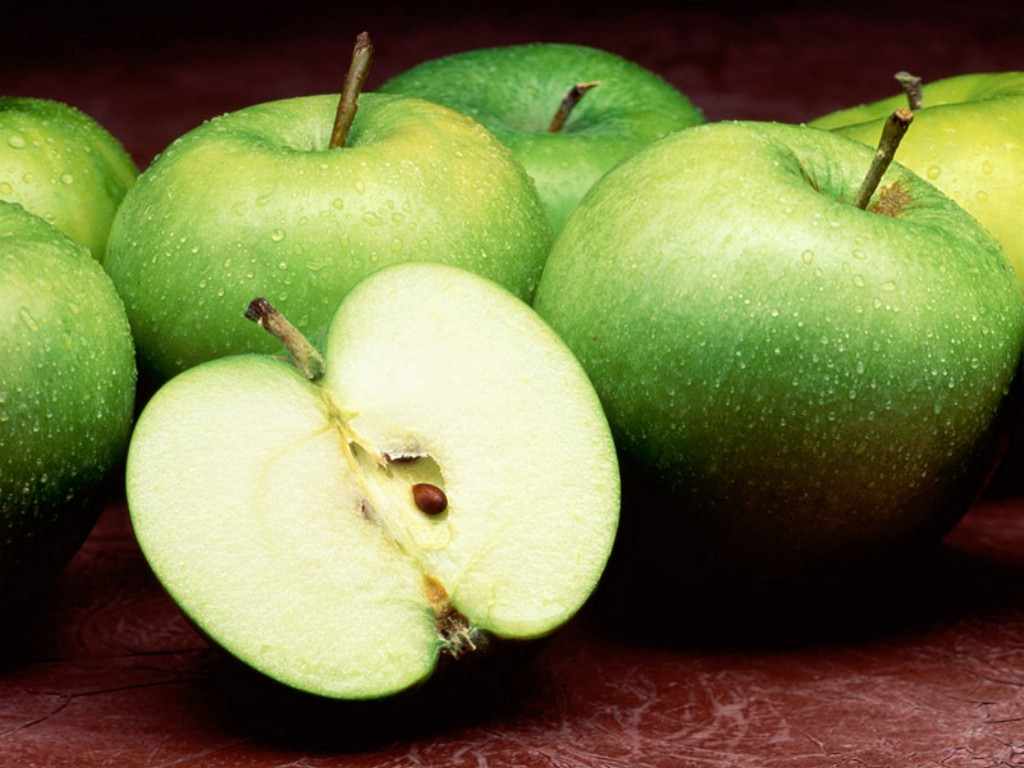
#> input picture apples3.jpg, 1024 x 768 px
$ python ciricitra.py
#> lines starting #> are read from the running program, lines starting #| are printed output that depends on the picture; after the words box and inside, x2 and y2 are one past the last pixel; in counts of white or black regions, pixels touching at a corner belong together
import cv2
import numpy as np
import math
from skimage.measure import regionprops
from skimage.measure import shannon_entropy
from scipy.stats import variation
import matplotlib.pyplot as plt

# --- KONFIGURASI FILE INPUT ---
# ❗ GANTI DENGAN NAMA FILE CITRA WARNA ANDA (e.g., apel.jpg) ❗
FILENAME = 'apples3.jpg'

# RENTANG HSV UNTUK SEGMENTASI WARNA HIJAU (sesuaikan jika objek Anda berwarna lain)
# Hue (0-179), Saturation (0-255), Value (0-255)
lower_green = np.array([30, 40, 40])
upper_green = np.array([90, 255, 255])

def ekstraksi_ciri_all_in_one(filename):

    # 1. MEMBACA & SEGMENTASI CITRA (Mendapatkan Objek Biner)
#> called with filename = 'apples3.jpg'
    img_bgr = cv2.imread(filename)
#> img_bgr is the input picture: shape (768, 1024, 3); mean B, G, R 71.2, 119.8, 117
    if img_bgr is None:
        print(f"❌ ERROR: Tidak dapat memuat file '{filename}'. Pastikan file ada.")
        return

    img_rgb = cv2.cvtColor(img_bgr, cv2.COLOR_BGR2RGB)
    img_hsv = cv2.cvtColor(img_bgr, cv2.COLOR_BGR2HSV)
#> img_hsv: shape (768, 1024, 3); mean H, S, V 49.8, 152.9, 130.9
    img_gray = cv2.cvtColor(img_bgr, cv2.COLOR_BGR2GRAY)

    # Masking berdasarkan rentang warna HSV
    mask = cv2.inRange(img_hsv, lower_green, upper_green)
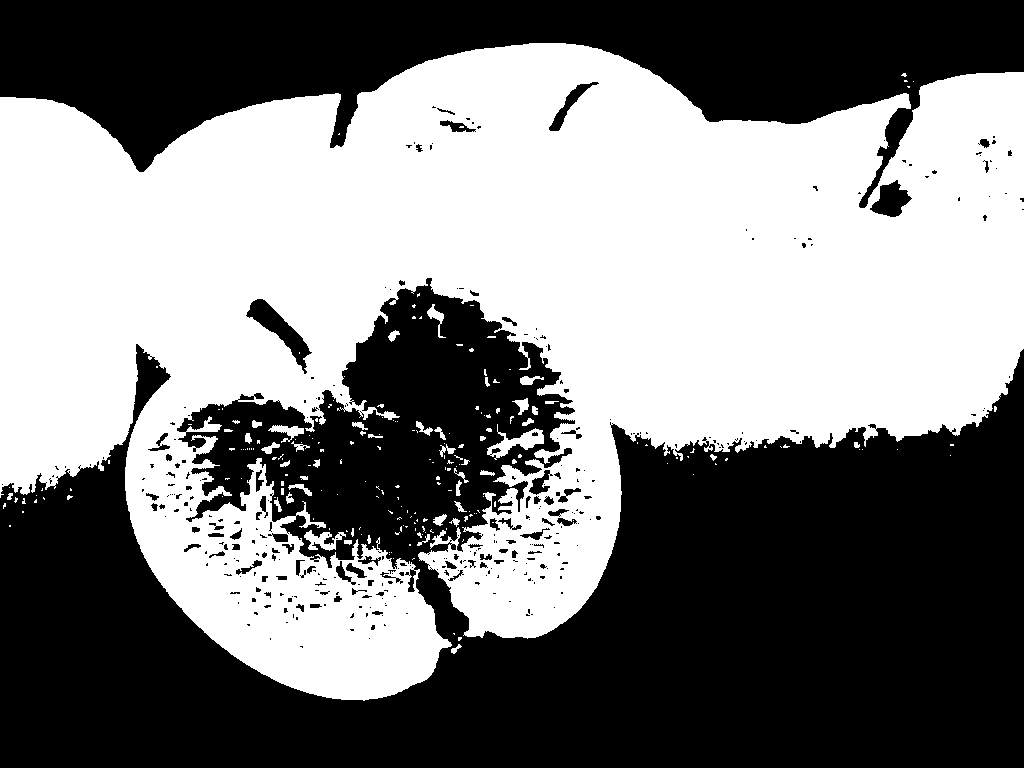
#> mask: shape (768, 1024); 49.5% white; 218 white regions (172 under 20 px), largest, box (x1, y1, x2, y2) and area: (0, 43, 1024, 701) 384365, (487, 424, 544, 460) 702, (304, 530, 346, 551) 411

    # Operasi morfologi untuk membersihkan noise
    kernel = np.ones((5,5), np.uint8)
    mask = cv2.morphologyEx(mask, cv2.MORPH_OPEN, kernel)
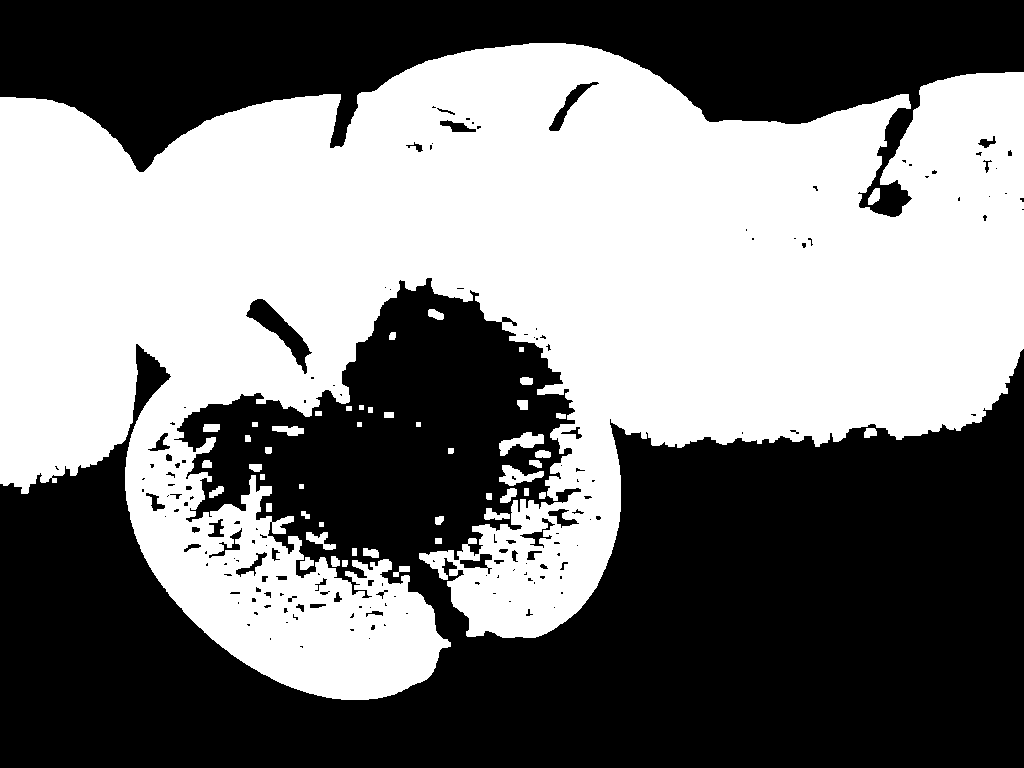
#> mask: shape (768, 1024); 48.4% white; 48 white regions

    # Cari Kontur Objek
    contours, _ = cv2.findContours(mask, cv2.RETR_EXTERNAL, cv2.CHAIN_APPROX_NONE)
#> contours = 48 contours, 6 with area under 20; largest, box (x1, y1, x2, y2) and area: (0, 43, 1024, 700) 379102, (499, 432, 544, 456) 442, (499, 465, 544, 486) 414, (306, 532, 336, 550) 206, (272, 426, 304, 436) 183

    if not contours:
        print("❌ ERROR: Tidak ditemukan objek (kontur) dalam rentang warna yang ditentukan.")
        return

    # Ambil kontur terbesar dan buat masker biner final
    main_contour = max(contours, key=cv2.contourArea)
#> main_contour = contour of 6741 points, box (x1, y1, x2, y2) (0, 43, 1024, 700), area 379102
    mask_final = np.zeros_like(mask)
    cv2.drawContours(mask_final, [main_contour], -1, 255, cv2.FILLED)
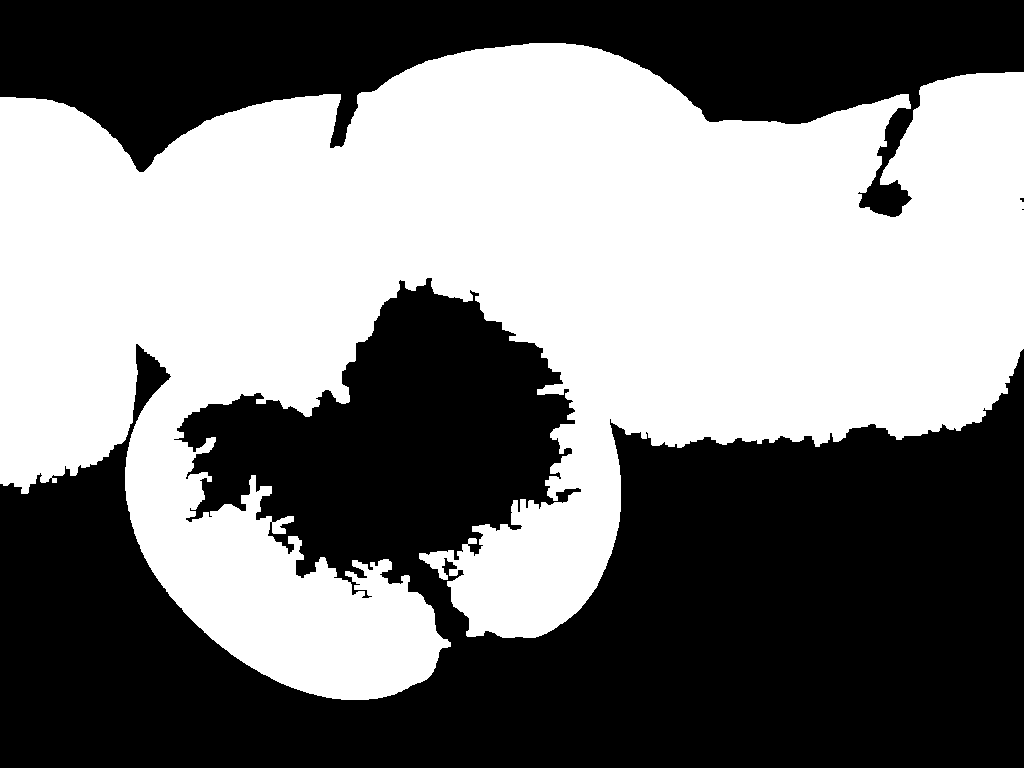
#> mask_final: shape (768, 1024); 48.6% white; 1 white region, box (x1, y1, x2, y2) and area: (0, 43, 1024, 700) 382473

    # =========================================================================
    # A. EKSTRAKSI CIRI UKURAN (Luas & Keliling) [cite: 12]
    # =========================================================================
    Area = cv2.contourArea(main_contour) # Luas (jumlah piksel) [cite: 13]
#> Area = 379101.5
    Perimeter = cv2.arcLength(main_contour, True) # Keliling (jumlah piksel) [cite: 13]
#> Perimeter = 7418.2

    # =========================================================================
    # B. EKSTRAKSI CIRI BENTUK (Eccentricity & Metric) [cite: 5]
    # =========================================================================

    labeled_img = (mask_final > 0).astype(int)
#> labeled_img: shape (768, 1024) int64; values 0 (black) and 1 (white), 48.6% white; 1 white region
    regions = regionprops(labeled_img)
#> regions = 1 regions; box (x1, y1, x2, y2) and area: (0, 43, 1024, 700) 382473

    if regions:
        # Eccentricity (0=bulat, 1=memanjang) [cite: 8]
        Eccentricity = regions[0].eccentricity
#> Eccentricity = 0.859
    else:
        Eccentricity = np.nan

    # Metric (M): M = (4 * pi * Area) / (Keliling^2) (0=memanjang, 1=bulat) [cite: 10]
    if Perimeter > 0:
        Metric = (4 * math.pi * Area) / (Perimeter ** 2)
#> Metric = 0.0866
    else:
        Metric = np.nan

    # =========================================================================
    # C. EKSTRAKSI CIRI GEOMETRI (Jarak Euclidean) [cite: 15]
    # =========================================================================

    # Hitung Centroid (Titik Pusat Massa)
    M = cv2.moments(main_contour)
#> M = moments, m00 379101.5, centre m10/m00, m01/m00 = (492.8, 306.3)
    if M["m00"] != 0:
        cx = int(M["m10"] / M["m00"])
#> cx = 492
        cy = int(M["m01"] / M["m00"])
#> cy = 306
    else:
        cx, cy = 0, 0

    # Hitung Bounding Box (untuk mendapatkan titik acuan)
    x, y, w_box, h_box = cv2.boundingRect(main_contour)
#> x = 0; y = 43; w_box = 1024; h_box = 657

    # Jarak Euclidean antara Centroid (cx, cy) ke Titik Kiri Atas Bounding Box (x, y)
    # Persamaan Euclidean: Jarak = sqrt((x2-x1)^2 + (y2-y1)^2)
    Jarak_Geometri = math.sqrt((x - cx)**2 + (y - cy)**2)
#> Jarak_Geometri = 557.9

    # =========================================================================
    # D. EKSTRAKSI CIRI WARNA (Mean Hue, Saturation, Value) [cite: 28]
    # =========================================================================

    # Aplikasikan masker ke citra HSV asli
    masked_hsv = cv2.bitwise_and(img_hsv, img_hsv, mask=mask_final)
#> masked_hsv: shape (768, 1024, 3); mean H, S, V 19, 63.9, 91.3

    # Ekstrak nilai H, S, V yang valid (bukan nol karena masking)
    H_values = masked_hsv[:,:,0][mask_final > 0]
    S_values = masked_hsv[:,:,1][mask_final > 0]
    V_values = masked_hsv[:,:,2][mask_final > 0]

    # Hitung rata-rata (Mean) untuk setiap channel
    Mean_H = np.mean(H_values)
#> Mean_H = 39.04
    Mean_S = np.mean(S_values)
#> Mean_S = 131.5
    Mean_V = np.mean(V_values)
#> Mean_V = 187.6

    # =========================================================================
    # E. EKSTRAKSI CIRI TEKSTUR (Statistik Orde Pertama) [cite: 21]
    # =========================================================================

    # Aplikasikan masker ke citra Grayscale
    masked_gray = cv2.bitwise_and(img_gray, img_gray, mask=mask_final)
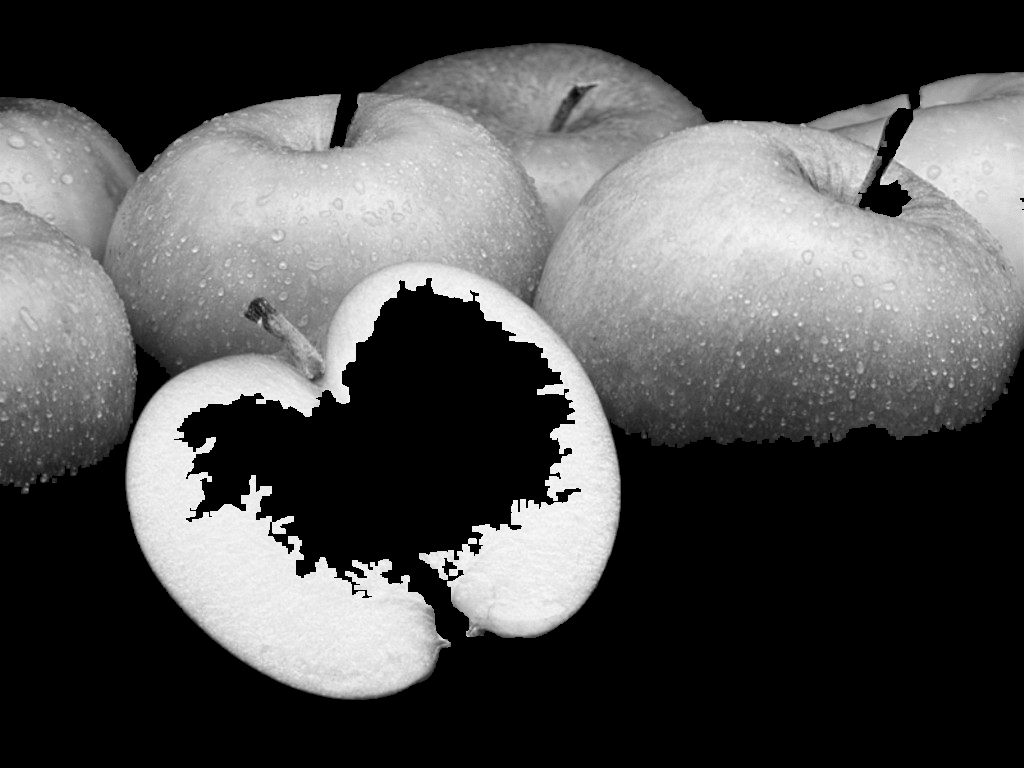
#> masked_gray: shape (768, 1024); min 0, max 249, mean 82.2

    # Ekstrak nilai piksel grayscale yang valid (bukan nol)
    Gray_values = masked_gray[mask_final > 0]

    # Ciri statistik orde pertama
    Texture_Mean = np.mean(Gray_values)
#> Texture_Mean = 169.1
    Texture_Variance = np.var(Gray_values)
#> Texture_Variance = 2813.3
    Texture_Entropy = shannon_entropy(Gray_values) # Menggunakan shannon_entropy (dari skimage)
#> Texture_Entropy = 7.52

    # 6. MENAMPILKAN HASIL

    print("\n=========================================================")
    print(f"HASIL EKSTRAKSI LIMA CIRI OBJEK PADA '{filename}'")
    print("=========================================================")

    print("\n[A & B] EKSTRAKSI CIRI UKURAN & BENTUK:")
    print(f"1. Luas (Area):\t\t\t{Area:.2f} piksel")
#| 1. Luas (Area):			379101.50 piksel
    print(f"2. Keliling (Perimeter):\t\t{Perimeter:.2f} piksel")
#| 2. Keliling (Perimeter):		7418.24 piksel
    print(f"3. Eccentricity:\t\t{Eccentricity:.4f} (0=Bulat, 1=Memanjang)")
#| 3. Eccentricity:		0.8586 (0=Bulat, 1=Memanjang)
    print(f"4. Metric:\t\t\t{Metric:.4f} (0=Memanjang, 1=Bulat)")
#| 4. Metric:			0.0866 (0=Memanjang, 1=Bulat)

    print("\n[C] EKSTRAKSI CIRI GEOMETRI:")
    print(f"5. Jarak Euclidean (Centroid ke Sudut BB):\t{Jarak_Geometri:.2f} piksel")
#| 5. Jarak Euclidean (Centroid ke Sudut BB):	557.88 piksel

    print("\n[D] EKSTRAKSI CIRI WARNA (HSV):")
    print(f"6. Mean Hue (Rata-rata Warna):\t{Mean_H:.2f}")
#| 6. Mean Hue (Rata-rata Warna):	39.04
    print(f"7. Mean Saturation (Rata-rata Kemurnian):\t{Mean_S:.2f}")
#| 7. Mean Saturation (Rata-rata Kemurnian):	131.48
    print(f"8. Mean Value (Rata-rata Kecerahan):\t{Mean_V:.2f}")
#| 8. Mean Value (Rata-rata Kecerahan):	187.63

    print("\n[E] EKSTRAKSI CIRI TEKSTUR (Statistik Orde Pertama):")
    print(f"9. Mean (Rata-rata Intensitas):\t{Texture_Mean:.2f}")
#| 9. Mean (Rata-rata Intensitas):	169.08
    print(f"10. Variance (Variansi Intensitas):\t{Texture_Variance:.2f}")
#| 10. Variance (Variansi Intensitas):	2813.25
    print(f"11. Entropy (Kekacauan Informasi):\t{Texture_Entropy:.4f}")
#| 11. Entropy (Kekacauan Informasi):	7.5197
    print("=========================================================\n")

    # Visualisasi
    img_contour = cv2.cvtColor(img_bgr, cv2.COLOR_BGR2RGB)
    cv2.drawContours(img_contour, [main_contour], -1, (255, 0, 0), 2)
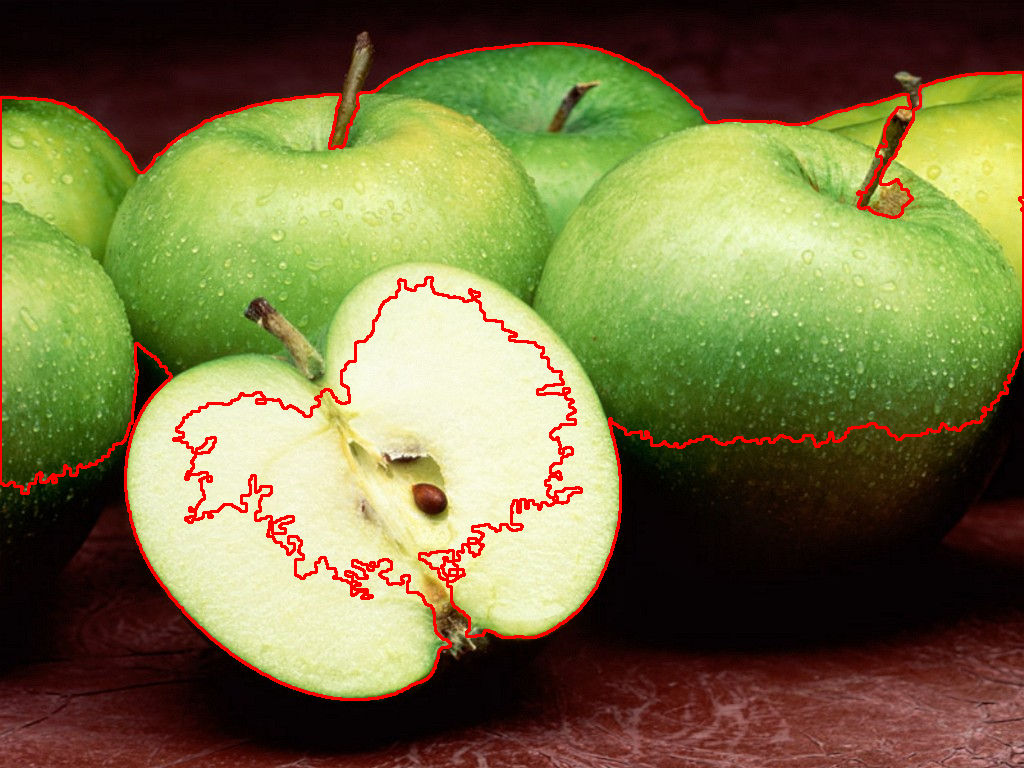
#> img_contour: shape (768, 1024, 3); mean R, G, B 120.2, 115.5, 68.4
    cv2.circle(img_contour, (cx, cy), 5, (0, 0, 255), -1) # Centroid (Biru)
#> img_contour: shape (768, 1024, 3); 0.01% of pixels changed, all inside (x1, y1, x2, y2) = (487, 301, 498, 312)

    plt.figure(figsize=(10, 5))

    plt.subplot(1, 2, 1)
    plt.imshow(img_rgb)
    plt.title('Citra Asli')
    plt.axis('off')

    plt.subplot(1, 2, 2)
    plt.imshow(img_contour)
    plt.title(f'Objek Tersegmen ({Area:.0f} piksel)')
    plt.axis('off')

    plt.show(block=True)


# --- JALANKAN PROGRAM PRAKTEK 6 ---
print(f"Memulai Ekstraksi Ciri pada '{FILENAME}'...")
ekstraksi_ciri_all_in_one(FILENAME)
